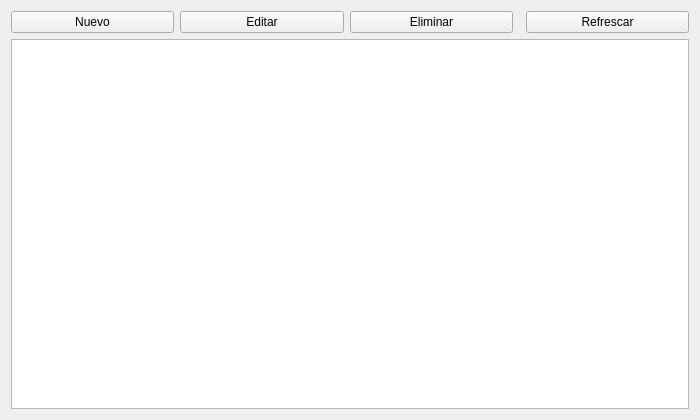
<?xml version="1.0" encoding="UTF-8"?>
<ui version="4.0">
 <class>ClientesPage</class>
 <widget class="QWidget" name="ClientesPage">
  <property name="geometry">
   <rect>
    <x>0</x>
    <y>0</y>
    <width>700</width>
    <height>420</height>
   </rect>
  </property>
  <layout class="QVBoxLayout" name="verticalLayout">
   <item>
    <layout class="QHBoxLayout" name="botonesLayout">
     <item>
      <widget class="QPushButton" name="btnNuevo">
       <property name="text">
        <string>Nuevo</string>
       </property>
      </widget>
     </item>
     <item>
      <widget class="QPushButton" name="btnEditar">
       <property name="text">
        <string>Editar</string>
       </property>
      </widget>
     </item>
     <item>
      <widget class="QPushButton" name="btnEliminar">
       <property name="text">
        <string>Eliminar</string>
       </property>
      </widget>
     </item>
     <item>
      <spacer name="spacer">
       <property name="orientation">
        <enum>Qt::Horizontal</enum>
       </property>
      </spacer>
     </item>
     <item>
      <widget class="QPushButton" name="btnRefrescar">
       <property name="text">
        <string>Refrescar</string>
       </property>
      </widget>
     </item>
    </layout>
   </item>
   <item>
    <widget class="QTableView" name="tableView"/>
   </item>
  </layout>
 </widget>
 <resources/>
 <connections/>
</ui>
